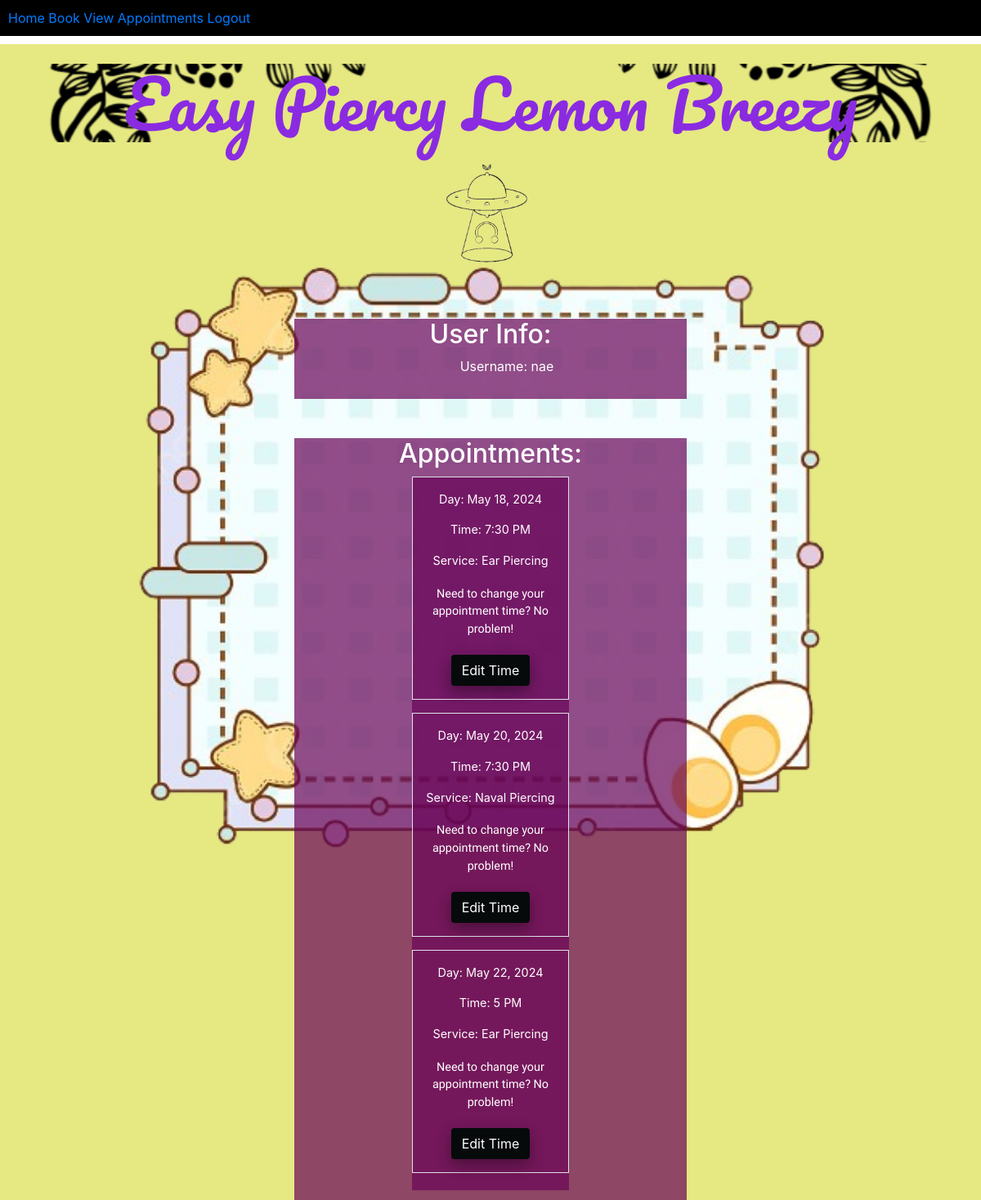
The app's page /appointments (signed in), older data.
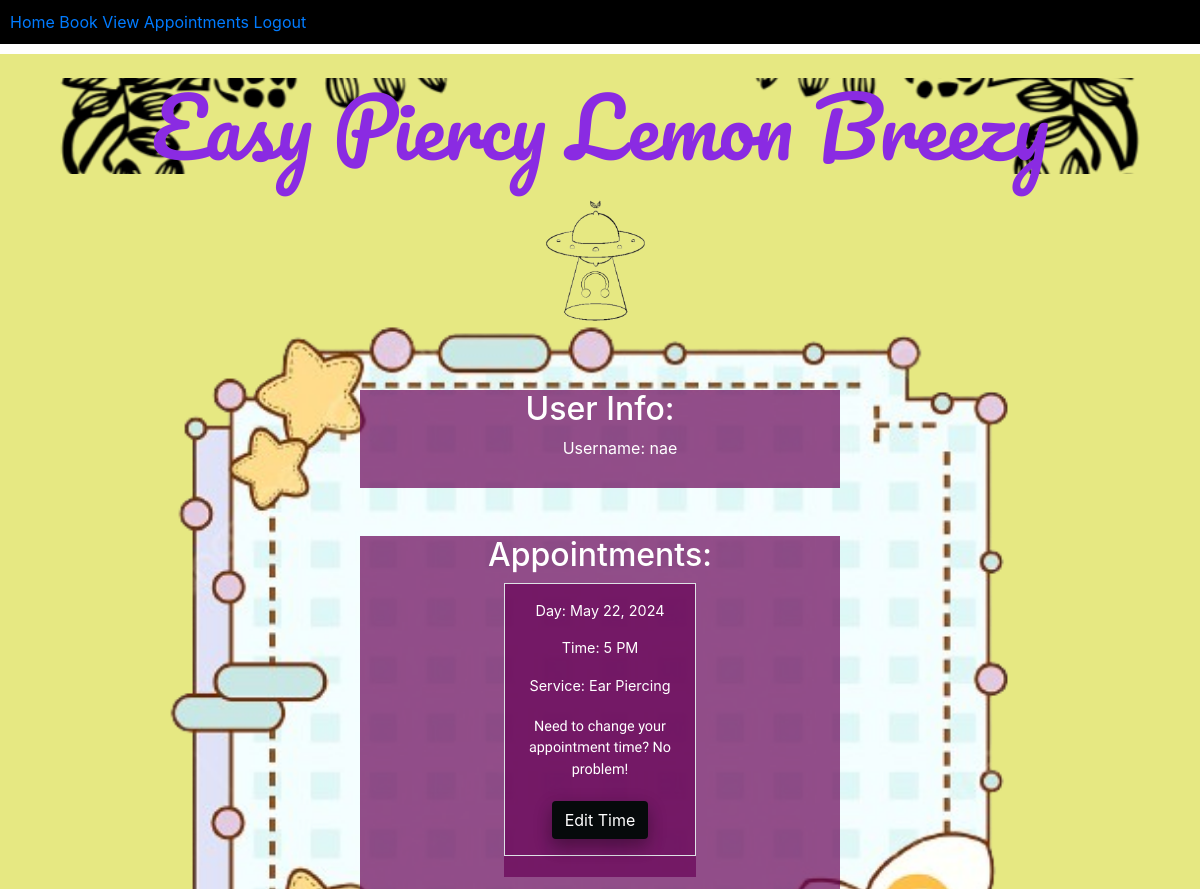
The same page, newer data.
### app/models.py (models this page shows, shortened)
class Appointment(models.Model):
    user = models.ForeignKey(User, on_delete=models.CASCADE, null=True, blank=True)
    service = models.CharField(max_length=50, choices=SERVICE_CHOICES, default="Ear Piercing")
    day = models.DateField(default=datetime.now)
    time = models.CharField(max_length=10, choices=TIME_CHOICES, default="3 PM")
    time_ordered = models.DateTimeField(default=datetime.now, blank=True)

### app/views.py (the view)
# urls.py: path('appointments', userApp, name='appointments'),
def userApp(request):
    user = request.user
    appointments = Appointment.objects.filter(user=user).order_by('day', 'time')
    return render(request, 'appointments.html', {
        'user': user,
        'appointments': appointments,
    })

### app/templates/appointments.html (shortened to what this page needs)
{% extends 'base.html' %}
{% block content %}
{% if user.is_authenticated %}
<div class="apps_layout">
    <h2 class="announcement_tags">User Info:</h2>
    <ul>
            <li class="list-group mt-2">Username: {{ user.username }}</li>
    </ul>
</div>
{% if appointments.count > 0 %}
<div class="mt-5 ">
    <div class="apps_layout">
        <h2 class="announcement_tags">Appointments:</h2>
    <div class="apps_layout">
        {% for appointment in appointments %}
        <div class="list-group fs-4 border p-3 mb-3">
            <p class="user_apps">Day: {{ appointment.day }}</p>
            <p class="user_apps">Time: {{ appointment.time }}</p>
            <p class="user_apps">Service: {{ appointment.service }}</p>
            <div class="user_apps">
                <p class="poetsen_two">Need to change your appointment time? No problem!</p>
                <a class="btn base_btn" href="{% url 'userUpdate' appointment.id %}">Edit Time</a>
            </div>
        </div>
        {% endfor %}
    </div>
</div>
{% endif %}
{% endif %}
{%endblock%}

Row changes from the older to the newer data that the page shows:
removed Appointment: day "May 18, 2024", time "7:30 PM", service "Ear Piercing"
removed Appointment: day "May 20, 2024", time "7:30 PM", service "Naval Piercing"
